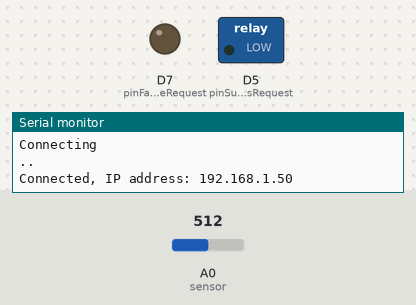
A sketch run on a simulated ESP8266 (NodeMCU). Parts: switched loads named in the sketch (green lamp = pin HIGH), output pins drawn as LEDs (lit = HIGH), the last lines printed to the serial monitor. The test bench sets the inputs (shaded band); at power-on: A0 (sensor) = 512. WiFi joins after 1.5 s; servers stay silent unless stated; uploads are accepted with an empty reply.

Above: at 3.7 s.
At 6.9 s:
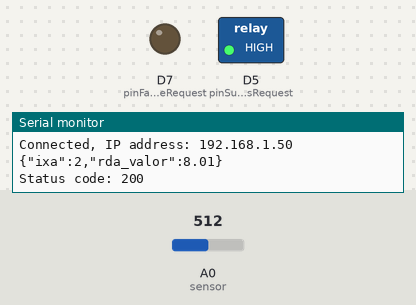
Timing chart, 0 to 10.3 s (numbered marks = the images above):
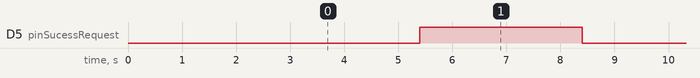

Measured:
- by itself, D5 (pinSucessRequest): alternates HIGH for 3.0 s and LOW for 3.4 s

The sketch:

sensor_voltaje_vehiculo.ino
```cpp
#include <WiFiClient.h>
#include <ESP8266WiFi.h>
#include <ArduinoJson.h>
#include <WiFiClientSecure.h>
#include <ESP8266HTTPClient.h>

//Conexion a red WiFi (2.4GHz)
char* networkName = "Redmi Note 9";
char* networkPassword = "holacomoesta123";

char* url = "https://projectoinegrador-s4-production.up.railway.app/datasensors/";
const int urlPort = 443;

//Para el sensor de voltaje
const int offset = 0;
int pinSucessRequest = D5;
int pinFailureRequest = D7;
int delayRequest = 3000;

int sensor = A0;
float vOut = 0.0;
float vIn = 0.0;
float R1 = 30000;
float R2 = 7500;

//Para aplicar concurrencia
unsigned long lastTime = 0;
unsigned long actualTime = 0;
unsigned long waitTime = 5000;

WiFiServer server(80);

void setup() {
  pinMode(pinSucessRequest, OUTPUT);
  pinMode(pinFailureRequest, OUTPUT);

  Serial.begin(115200);
  Serial.println();

  //Conectando red WiFi
  WiFi.begin(networkName, networkPassword);

  Serial.println("Connecting");

  while (WiFi.status() != WL_CONNECTED){
    Serial.print(".");
    delay(1000);
  }

  Serial.println();

  Serial.print("Connected, IP address: ");
  Serial.println(WiFi.localIP());

  server.begin();
}

void loop() {

  actualTime = millis();

  if(actualTime - lastTime >= waitTime){
    //Verificamos si esta conectado a WiFi
    if(WiFi.status()== WL_CONNECTED) {
      int readSensor = analogRead(sensor);

      //double voltage = map(readSensor, 0, 1023, 0, 2500);

      //voltage /= 100;

      //Serial.println(voltage);

      //Formula para calcular el voltaje
      vOut = (readSensor * 3.2) / 1023.0;
      //Serial.println(vOut);
      vIn = vOut / (R2 / (R1 + R2));
      vIn = vIn - offset;
      //Serial.println(vIn);
      httpDataPostRequest(vIn);

      lastTime = actualTime;
    }

  }

}

void httpDataPostRequest(float voltageValue) {
  //WiFiClient client;
  WiFiClientSecure client;
  HTTPClient http;

  String jsonResult;
  int response;

  //Iniciamos la conexion con el servidor HTTPS
  client.setInsecure();
  client.connect(url, urlPort);

  //Iniciamos un cliente HTTP y su header
  http.begin(client, url);
  http.addHeader("Content-Type", "application/json");

  //Serializamos los valores obtenidos. Sensor de temperatura tiene id de 1 (puede cambiar)
  DynamicJsonDocument doc(1024);
  doc["ixa"] = 2;
  doc["rda_valor"] = roundingTempValue(voltageValue);
  serializeJson(doc, jsonResult);

  Serial.println(jsonResult);

  //Se hace una peticion HTTP con el valor JSON
  response = http.POST(jsonResult);

  //Vemos si la respuesta es 200
  if(response > 0){
    Serial.println("Status code: " + String(response));

    //Si es 200, entonces se enciende un led "success"
    digitalWrite(pinSucessRequest, HIGH);
    delay(delayRequest);
    digitalWrite(pinSucessRequest, LOW);
    delay(delayRequest);

    if(response == 200){
      String reponse = http.getString();
      Serial.println(response);
    }
  } else {
    Serial.println(response);

    //Caso contrario, entonces se enciende un led "failure"
    digitalWrite(pinFailureRequest, HIGH);
    delay(delayRequest);
    digitalWrite(pinFailureRequest, LOW);
    delay(delayRequest);
  }

  http.end();

}

//Funcion para redondear el valor obtenido en la temperatura
double roundingTempValue(double value) {
   return (int)(value * 100 + 0.5) / 100.0;
}
```
